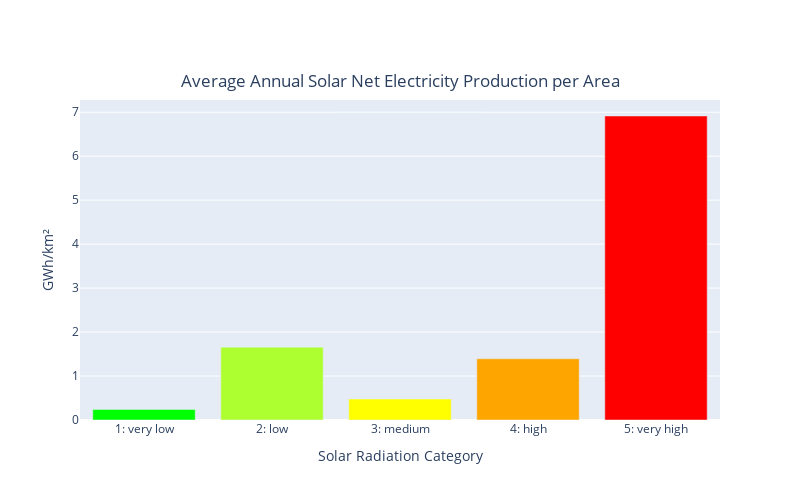

The code cell stored with this chart in its notebook:
### Markdown cell above
#### 2.4.2 Barcharts showing the Average Annual Solar Net Electricity Production

In order to verify the hypothesis, the countries' average annual solar net electricity productions in relation to their area are compared. The figure displays the data aggregated per radiation category. Countries categorized for higher radiation tend to have higher solar electricity production rates. Countries in the category "low", however, on average have a higher solar electricity production rate than countries in the categories "medium" or "high".

### Code cell
# Create Bar chart showing solar production for each radiation category
create_solar_bar_chart_categories(df_countries, color_dict)

### Figure 1 — Plotly figure (JSON) as saved in the notebook; plotly's stock layout.template omitted (floating-point values rounded to 4 significant figures)
{"data": [{"alignmentgroup": "True", "hovertemplate": "solar_class=%{x}<br>solar_power_intensity_[GWh_per_km2]=%{y}<extra></extra>", "legendgroup": "1: very low", "marker": {"color": "#00FF00", "pattern": {"shape": ""}}, "name": "1: very low", "offsetgroup": "1: very low", "orientation": "v", "showlegend": true, "textposition": "auto", "type": "bar", "x": ["1: very low"], "xaxis": "x", "y": [0.2412], "yaxis": "y"}, {"alignmentgroup": "True", "hovertemplate": "solar_class=%{x}<br>solar_power_intensity_[GWh_per_km2]=%{y}<extra></extra>", "legendgroup": "2: low", "marker": {"color": "#ADFF2F", "pattern": {"shape": ""}}, "name": "2: low", "offsetgroup": "2: low", "orientation": "v", "showlegend": true, "textposition": "auto", "type": "bar", "x": ["2: low"], "xaxis": "x", "y": [1.657], "yaxis": "y"}, {"alignmentgroup": "True", "hovertemplate": "solar_class=%{x}<br>solar_power_intensity_[GWh_per_km2]=%{y}<extra></extra>", "legendgroup": "3: medium", "marker": {"color": "#FFFF00", "pattern": {"shape": ""}}, "name": "3: medium", "offsetgroup": "3: medium", "orientation": "v", "showlegend": true, "textposition": "auto", "type": "bar", "x": ["3: medium"], "xaxis": "x", "y": [0.4766], "yaxis": "y"}, {"alignmentgroup": "True", "hovertemplate": "solar_class=%{x}<br>solar_power_intensity_[GWh_per_km2]=%{y}<extra></extra>", "legendgroup": "4: high", "marker": {"color": "#FFA500", "pattern": {"shape": ""}}, "name": "4: high", "offsetgroup": "4: high", "orientation": "v", "showlegend": true, "textposition": "auto", "type": "bar", "x": ["4: high"], "xaxis": "x", "y": [1.393], "yaxis": "y"}, {"alignmentgroup": "True", "hovertemplate": "solar_class=%{x}<br>solar_power_intensity_[GWh_per_km2]=%{y}<extra></extra>", "legendgroup": "5: very high", "marker": {"color": "#FF0000", "pattern": {"shape": ""}}, "name": "5: very high", "offsetgroup": "5: very high", "orientation": "v", "showlegend": true, "textposition": "auto", "type": "bar", "x": ["5: very high"], "xaxis": "x", "y": [6.914], "yaxis": "y"}], "layout": {"barmode": "relative", "height": 500, "legend": {"title": {"text": "solar_class"}, "tracegroupgap": 0}, "showlegend": false, "title": {"text": "Average Annual Solar Net Electricity Production per Area", "x": 0.5, "xanchor": "center", "y": 0.85, "yanchor": "top"}, "width": 800, "xaxis": {"anchor": "y", "categoryarray": ["1: very low", "2: low", "3: medium", "4: high", "5: very high"], "categoryorder": "array", "domain": [0, 1], "title": {"text": "Solar Radiation Category"}}, "yaxis": {"anchor": "x", "domain": [0, 1], "title": {"text": "GWh/km²"}}}}
